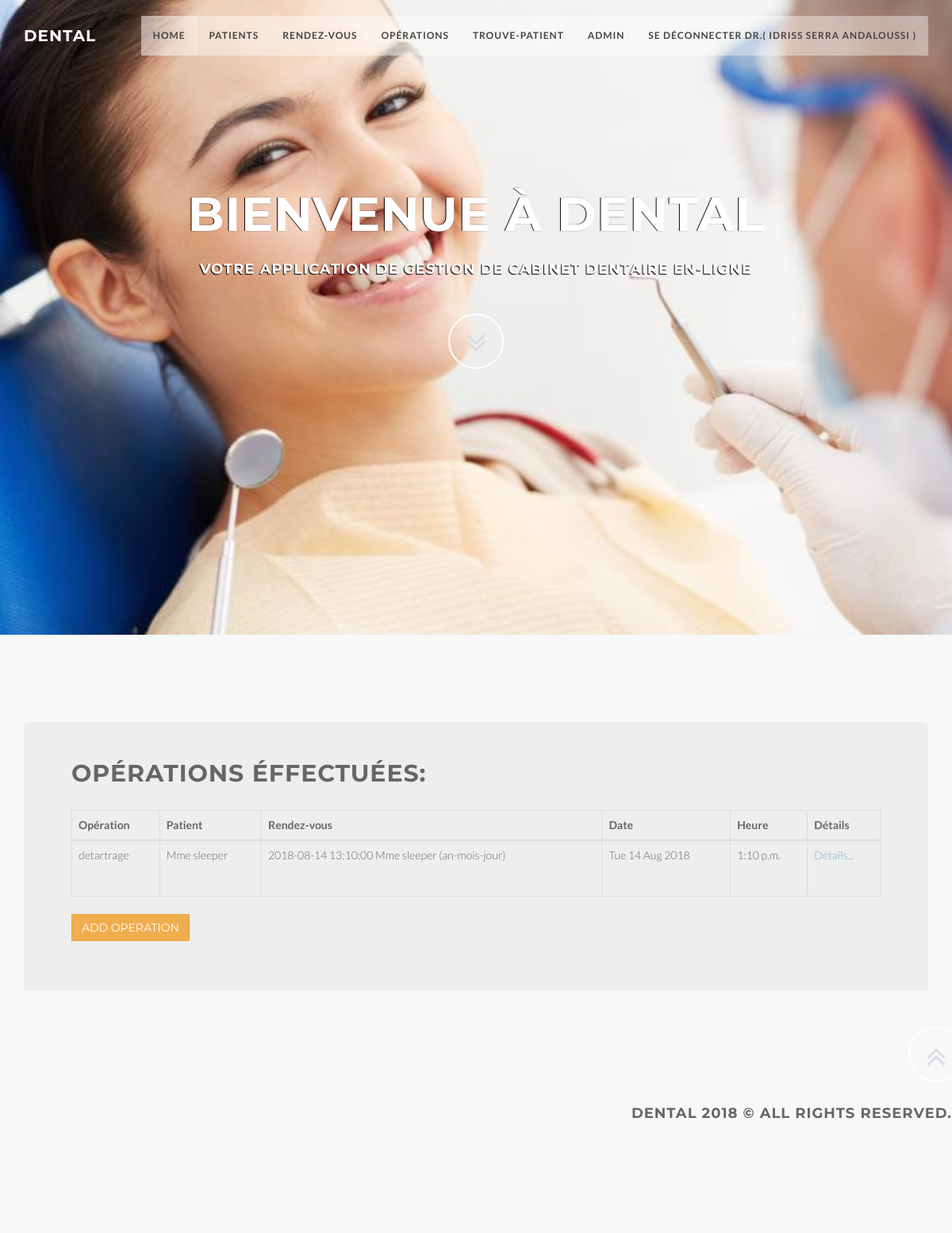
/accounts/ops (signed in), run on the app's committed database.
### accounts/models.py (models this page shows, shortened)
class Operation(models.Model):
    OP_NAME_CHOICES = (
        ('detartrage', 'detartrage'),
        ('extraction', 'extraction'),
    )
    DENT_CHOICES = (
        ('11', '11'),
        ('12', '12'),
        ('13', '13'),
        ('14', '14'),
        ('15', '15'),
        ('16', '16'),
        ('17', '17'),
        ('18', '18'),
        ('21', '21'),
        ('22', '22'),
        ('23', '23'),
        ('24', '24'),
        ('25', '25'),
        ('26', '26'),
        ('27', '27'),
        ('28', '28'),
        ('31', '31'),
        ('32', '32'),
        ('33', '33'),
        ('34', '34'),
        ('35', '35'),
        ('36', '36'),
        ('37', '37'),
        ('38', '38'),
        ('41', '41'),
        ('42', '42'),
        ('43', '43'),
        ('44', '44'),
        ('45', '45'),
        ('46', '46'),
        ('47', '47'),
        ('48', '48'),
        ('1', '1'),
        ('2', '2'),
        ('3', '3'),
        ('4', '4'),
        ('1+2', '1+2'),
        ('3+4', '3+4'),
        ('tout', 'tout'),
    )
    created_by = models.ForeignKey(User,related_name='operations',on_delete=models.CASCADE)
    fullname = models.CharField(choices = OP_NAME_CHOICES,max_length=200,null=True, blank=True, )
    patient = models.ForeignKey(Patient,related_name='operations',on_delete=models.CASCADE)
    appointment = models.ForeignKey(Appointment,related_name='operations',on_delete=models.CASCADE)
    price = models.DecimalField(max_digits=6, decimal_places=2,null=True, blank=True,)
    advance = models.DecimalField(max_digits=6, decimal_places=2,null=True, blank=True,)
    rest = models.DecimalField(max_digits=6, decimal_places=2,null=True, blank=True,)
    day = models.DateTimeField(blank=True, null=True)
    time = models.TimeField(blank=True, null=True)
    special = models.CharField(max_length=2000,null=True, blank=True,default="06")
    dent  = models.CharField(choices = DENT_CHOICES,max_length=10,blank=True, null=True)

class Patient(models.Model):
    CIVILITY_CHOICES = (
        ('Mr', 'Mr.'),
        ('Mme', 'Mme.'),
    )
    fullname = models.CharField(max_length=200,unique=True, )
    created_by = models.ForeignKey(User,related_name='patients',on_delete=models.CASCADE)
    created_at = models.DateTimeField(auto_now_add=True,null=True, blank=True,)
    cin = models.CharField(max_length=200,unique=True, )
    civility = models.CharField(choices = CIVILITY_CHOICES,max_length=10,null=True, blank=True, )
    phone =  models.CharField(max_length=20,default="06",unique=True, )
    assurance = models.CharField(max_length=200,default="Aucune")
    profession = models.CharField(max_length=200,default="Aucune")
    special = models.CharField(max_length=2000,default="Aucune")
    profile_picture=models.ImageField(upload_to='pics/%Y/%m/%d/', blank=True, null=True)
    def __str__(self):
        return str(self.civility)+" "+(self.fullname)
        class Meta:
            ordering = ['-fullname']

class Appointment(models.Model):
    created_by = models.ForeignKey(User,related_name='appointments',on_delete=models.CASCADE)
    patient = models.ForeignKey(Patient,related_name='appointments',on_delete=models.CASCADE)
    day = models.DateField(blank=True, null=True)
    time = models.TimeField(blank=True, null=True)
    special = models.CharField(max_length=2000,default="06")
    position = models.IntegerField(null=True, blank=True,)
    def __str__(self):
        return str(self.day) +" "+ str(self.time) +" "+ str(self.patient) +" (an-mois-jour)"

### accounts/views.py (the view)
class OperationListView(LoginRequiredMixin,ListView):
    login_url = '/login/'
    redirect_field_name = 'login'
    model = models.Operation
    paginate_by = 10  # if pagination is desired
    template_name = 'accounts/operation_list.html'  # Default: <app_label>/<model_name>_list.html
    context_object_name = 'operations'  # Default: object_list
    def get_queryset(self): # override this to get custom list of objects
        q = Operation.objects.filter(created_by=self.request.user)
        q.order_by('-day')
        q.order_by('-time')
        return q

### accounts/templates/accounts/operation_list.html (shortened to what this page needs)
{% extends "accounts/accounts_base.html" %}
{% load staticfiles %}
{% block body_block %}
  <div class="jumbotron">
    <h2>Opérations éffectuées: </h2>
    <table class="table table-bordered">
  <thead>
    <tr>
      <th>Opération</th>
      <th>Patient</th>
      <th>Rendez-vous</th>
      <th>Date</th>
      <th>Heure</th>
      <th>Détails</th>
    </tr>
  </thead>
  <tbody>
    {% for operation in operations|dictsortreversed:"appointment.day"|dictsortreversed:"appointment.time" %}
      <tr height="70">
        <td >{{ operation.fullname }}</td>
        <td >{{ operation.patient }}</td>
        <td >{{ operation.appointment }}</td>
        <td >{{ operation.appointment.day | date:"D d M Y" }}</td>
        <td >{{ operation.appointment.time }}</td>
        <td ><a href="op/{{operation.id}}/"> Détails... </a></li></td>
      </tr>
    {% endfor %}
  </tbody>
</table>
  <p><a class='btn btn-warning' href="{% url 'accounts:createop'%} ">Add Operation</a></p>
</div>
{% endblock %}

### accounts/templates/accounts/accounts_base.html (shortened to what this page needs)
<!DOCTYPE html>
{% load staticfiles %}
{% load bootstrap3 %}
{% bootstrap_css %}
<html>
  <head>
    <link href="{% static 'css/bootstrap.min.css'%}" rel="stylesheet" type="text/css">
    <link href="{% static 'font-awesome/css/font-awesome.min.css'%}" rel="stylesheet" type="text/css">
    <link href="{% static 'css/animate.css'%}" rel="stylesheet" />
    <link href="{% static 'css/style.css'%}" rel="stylesheet">
    <link href="{% static 'color/default.css'%}" rel="stylesheet">
  </head>
  <body id="page-top" data-spy="scroll" data-target=".navbar-custom">
    <nav class="navbar navbar-custom navbar-fixed-top" role="navigation">
      <div class="container">
        <div class="navbar-header page-scroll">
          <a class="navbar-brand" href="/">
            <h1>Dental</h1>
          </a>
        </div>
        <div class="collapse navbar-collapse navbar-right navbar-main-collapse">
          <ul class="nav navbar-nav">
            <li class="active"><a href="#intro">Home</a></li>
            {% if user.is_authenticated %}
            <li><a href="{% url 'accounts:list' %}" >Patients</a></li>
            <li><a href="{% url 'accounts:listapp' %}" >Rendez-vous</a></li>
            <li><a href="{% url 'accounts:listop' %}" >Opérations</a></li>
            <li><a <a href="{% url 'accounts:results' %}" >Trouve-patient</a></li>
            <li><a href="{% url 'admin:index' %}" >Admin</a></li>
            <li><a href="{% url 'accounts:logout' %}" >Se déconnecter<strong> Dr.( {{ user.first_name }} {{ user.last_name }} )</strong></a></li>
            {% else %}
            <li><a href="{% url 'accounts:signup' %}" >S'inscrire</a></li>
            <li><a href="{% url 'accounts:login' %}" >Se connecter</a></li>
            <li><a href="{% url 'admin:index' %}" >Admin</a></li>
            {% endif %}
          </ul>
        </div>
      </div>
    </nav>
    <section id="intro" class="intro">
      <div class="slogan">
        <h2>Bienvenue à <span class="text_color">Dental</span> </h2>
        <h4>Votre application de gestion de cabinet dentaire en-ligne</h4>
      </div>
      <div class="page-scroll">
        <a href="#content" class="btn btn-circle">
  				<i class="fa fa-angle-double-down animated"></i>
  			</a>
      </div>
    </section>
     <section id="content" class="home-section bg-gray">
       <div class="row">
        <div class="container">
          {% block body_block %}
          {% endblock %}
        </div>
        <div class="row" align="right">
          <div class="col-md-12 col-lg-12">
            <div class="wow shake" data-wow-delay="0.4s">
              <div class="page-scroll marginbot-30">
                <a href="#intro" id="totop" class="btn btn-circle">
                <i class="fa fa-angle-double-up animated"></i>
              </a>
              </div>
            </div>
            </div>
          </div>
        </div>
        <div class="foo" align="right" >
          <h4>Dental 2018 &copy; All rights reserved.<h4>
        </div>
  </body>
</html>

### static/css/style.css (style rules this page uses)
body { width: 100%; height: 100%; font-family: 'Lato',sans-serif; font-weight: 300; color: #666; background-color: #fff; }
html { width: 100%; height: 100%; }
h1, h2, h3, h4, h5, h6 { margin: 0 0 30px; text-transform: uppercase; font-family: Montserrat,sans-serif; font-weight: 700; letter-spacing: 1px; }
p { margin: 0 0 20px; font-size: 16px; line-height: 1.6em; }
a { color: #28c3ab; -webkit-transition: all .2s ease-in-out; -moz-transition: all .2s ease-in-out; transition: all .2s ease-in-out; }
.navbar { margin-bottom: 0; border-bottom: 1px solid rgba(255,255,255,.3); }
.navbar-brand { font-weight: 700; }
.navbar-brand { height: 40px; padding: 5px 15px; font-size: 18px; line-height: 1em; }
.navbar-brand h1 { color: #fff; font-size: 20px; line-height: 40px; }
.nav.navbar-nav { background-color: rgba(255,255,255,.4); }
.navbar-custom ul.nav li a { font-size: 12px; letter-spacing: 1px; color: #444; text-transform: uppercase; font-weight: 700; }
.navbar-custom .nav li a { -webkit-transition: background .3s ease-in-out; -moz-transition: background .3s ease-in-out; transition: background .3s ease-in-out; }
.navbar-custom .nav li a:hover, .navbar-custom .nav li a:focus, .navbar-custom .nav li.active { outline: 0; background-color: rgba(255,255,255,.2); }
.marginbot-30 { margin-bottom:30px !important; }
.home-section { padding-top: 110px; padding-bottom: 110px; display:block; position:relative; z-index:120; }
.bg-gray { background: #f8f8f8; }
.intro { width:100%; position:relative; background: url(../img/bg1.jpg) no-repeat top center; background-size: cover; height: auto; }
#intro.intro { padding:20% 0 0 0; }
.intro .slogan { text-align: center; }
.intro .page-scroll { text-align: center; }
.intro .slogan h2 { color: #FFF; text-shadow: none; font-size: 60px; line-height: 60px; font-weight: 700; font-family: Montserrat, sans-serif; background-color: rgba(0, 0, 0, 0); text-decoration: none; text-transform: uppercase; border-width: 0px; border-color: #000; border-style: none; text-shadow: -1px 0 1px #000; }
.intro .slogan h4 { color: #fff; text-shadow: -1px 1px 1px #000; }
.btn { border-radius: 0; text-transform: uppercase; font-family: Montserrat,sans-serif; font-weight: 400; -webkit-transition: all .3s ease-in-out; -moz-transition: all .3s ease-in-out; transition: all .3s ease-in-out; }
.btn-circle { width: 70px; height: 70px; margin-top: 15px; padding: 7px 16px; border: 2px solid #fff; border-radius: 50%; font-size: 40px; color: #d9dde2; background: 0 0; -webkit-transition: background .3s ease-in-out; -moz-transition: background .3s ease-in-out; transition: background .3s ease-in-out; }
.page-scroll .btn-circle i.animated { -webkit-transition-property: -webkit-transform; -webkit-transition-duration: 1s; -moz-transition-property: -moz-transform; -moz-transition-duration: 1s; }
@media (min-width:767px) { .navbar { padding: 20px 0; border-bottom: 0; letter-spacing: 1px; background: 0 0; -webkit-transition: background .5s ease-in-out,padding .5s ease-in-out; -moz-transition: background .5s ease-in-out,padding .5s ease-in-out; transition: background .5s ease-in-out,padding .5s ease-in-out; } }
@media (min-width:767px) { .intro { height: 100%; padding: 0; } }

### static/color/default.css (style rules this page uses)
a,.tp-caption a.btn:hover { color: #67b0d1; }

### data on the page
Operation: fullname "detartrage", patient "Mme sleeper", appointment "2018-08-14 13:10:00 Mme sleeper (an-mois-jour)", appointment.day "Tue 14 Aug 2018", appointment.time "1:10 p.m."

### other printed values
{{ user.first_name }} "IDRISS"
{{ user.last_name }} "SERRA ANDALOUSSI"
